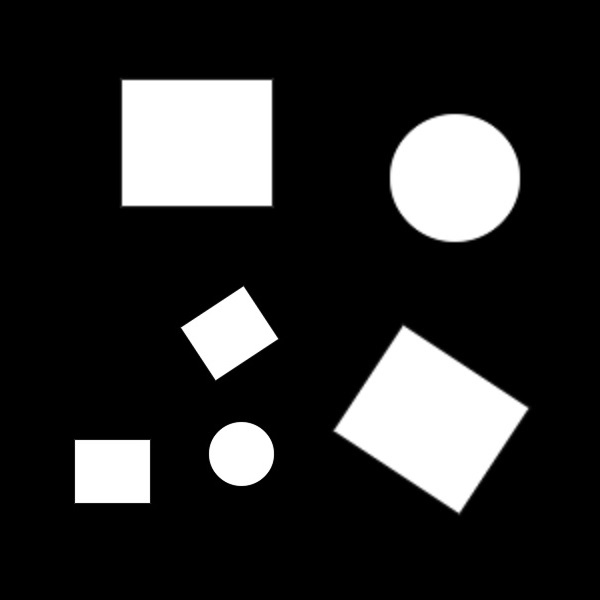
#> input picture Blobs/blobs6.jpg, 600 x 600 px
$ python contador_blobs4.py
#> lines starting #> are read from the running program, lines starting #| are printed output that depends on the picture; after the words box and inside, x2 and y2 are one past the last pixel; in counts of white or black regions, pixels touching at a corner belong together
import cv2
import numpy as np
import matplotlib.pyplot as plt

# Leer la imagen en escala de grises
im = cv2.imread("blobs6.jpg", cv2.IMREAD_GRAYSCALE)
#> im is the input picture: shape (600, 600); min 0, max 255, mean 45.2

# Umbralizar la imagen para que los objetos blancos sean separados del fondo negro
_, thresholded_image = cv2.threshold(im, 57, 255, cv2.THRESH_BINARY)
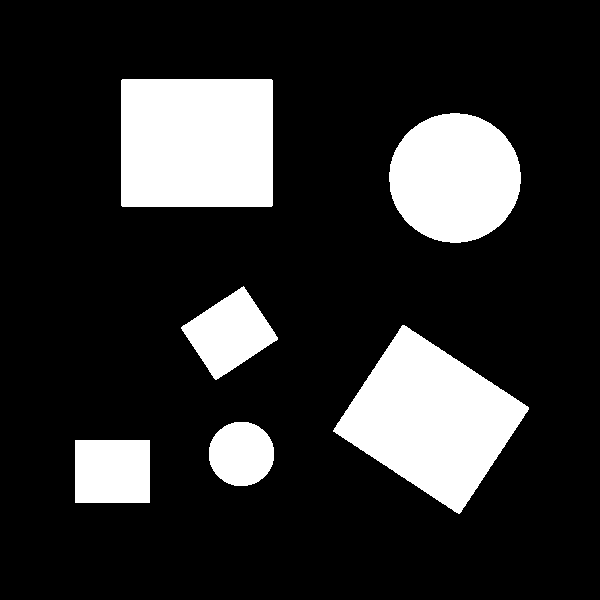
#> thresholded_image: shape (600, 600); 18.1% white; 6 white regions

# Detectar contornos de los objetos blancos
contours, _ = cv2.findContours(thresholded_image, cv2.RETR_EXTERNAL, cv2.CHAIN_APPROX_SIMPLE)
#> contours = 6 contours; box (x1, y1, x2, y2) and area: (333, 325, 529, 514) 19224, (121, 79, 273, 207) 19175, (389, 113, 521, 243) 13215, (181, 286, 278, 380) 4708, (75, 440, 150, 503) 4588, (209, 422, 274, 486) 3231

# Crear una copia de la imagen para dibujar los contornos
im_with_contours = cv2.cvtColor(im, cv2.COLOR_GRAY2BGR)  # Convertir a BGR para dibujar

# Iniciar el contador para los blobs
blob_counter = 1

# Dibujar los contornos detectados y numerar los blobs
for contour in contours:
    # Calcular el centro de cada objeto usando los momentos
    M = cv2.moments(contour)
    if M["m00"] != 0:  # Evitar la división por cero
        cX = int(M["m10"] / M["m00"])
        cY = int(M["m01"] / M["m00"])

        # Dibujar el contorno
        cv2.drawContours(im_with_contours, [contour], -1, (0, 0, 255), 2)  # Rojo para los contornos

        # Dibujar una cruz en el centro del objeto
        size = 10  # Tamaño de la cruz
        cv2.line(im_with_contours, (cX - size, cY), (cX + size, cY), (0, 0, 255), 2)  # Línea horizontal
        cv2.line(im_with_contours, (cX, cY - size), (cX, cY + size), (0, 0, 255), 2)  # Línea vertical

        # Poner el número del blob en el centro
        cv2.putText(im_with_contours, str(blob_counter), (cX - 15, cY - 15), cv2.FONT_HERSHEY_SIMPLEX, 0.5, (0, 0, 255), 2)

        # Incrementar el contador para el siguiente blob
        blob_counter += 1
#> this loop made 6 passes
#> (contour, cX, cY) on pass 1: ([[75, 440], [75, 502], [149, 502], [149, 440]], 112, 471)
#> (cX, cY) on passes 2 to 6: (240, 453), (430, 418), (229, 332), (454, 177), (196, 142)
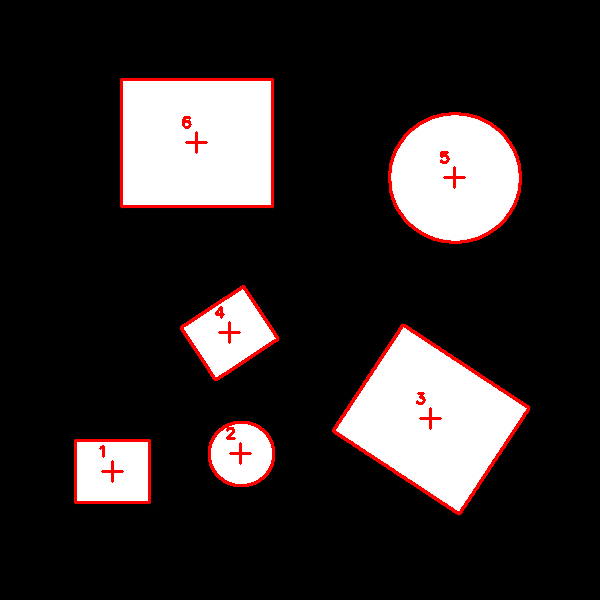
#> im_with_contours: shape (600, 600, 3); 2.42% of pixels changed, all inside (x1, y1, x2, y2) = (74, 78, 530, 515)
#> after the loop, blob_counter = 7

# Crear una figura con Matplotlib para mostrar las imágenes lado a lado
plt.figure(figsize=(12, 6))

# Imagen original
plt.subplot(1, 2, 1)
plt.title("Imagen Original")
plt.imshow(im, cmap="gray")
plt.axis("off")

# Imagen con contornos, cruces y números
plt.subplot(1, 2, 2)
plt.title("Objetos Blancos Detectados con Contornos y Números")
plt.imshow(cv2.cvtColor(im_with_contours, cv2.COLOR_BGR2RGB))  # Convertir a RGB para Matplotlib
plt.axis("off")

plt.tight_layout()
plt.show()
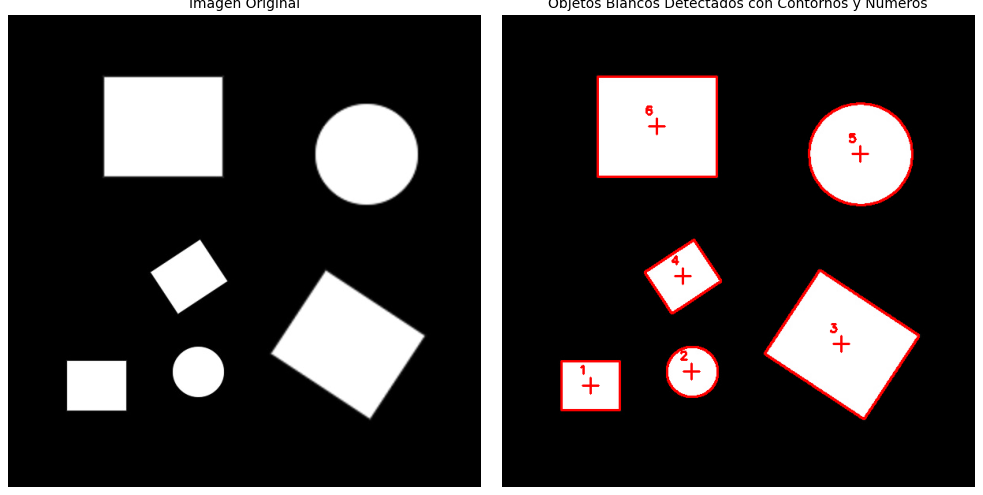
#> figure drawn by matplotlib, 2 panels

$ run again, with Blobs/blobs2.jpg copied over Blobs/blobs6.jpg
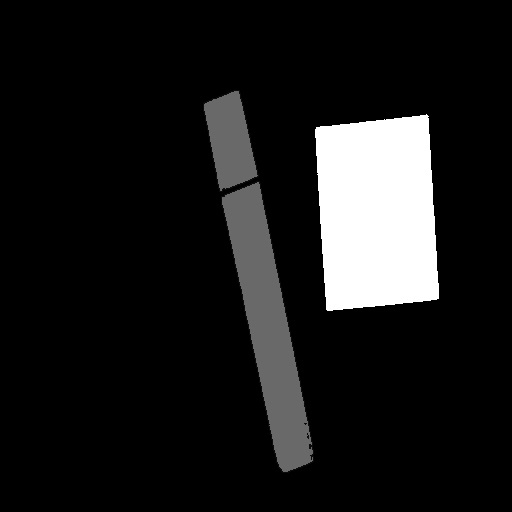
#> input picture Blobs/blobs2.jpg, 512 x 512 px
#> im is the input picture: shape (512, 512); min 0, max 255, mean 26.3
#> thresholded_image: shape (512, 512); 13.5% white; 3 white regions
#> contours = 3 contours; box (x1, y1, x2, y2) and area: (315, 114, 439, 311) 20776, (222, 182, 313, 472) 10592, (204, 91, 258, 191) 3322
#> the loop `for contour in contours:` made 3 passes
#> (cX, cY) on passes 1 to 3: (267, 325), (376, 212), (229, 140)
#> after the loop `for contour in contours:`:
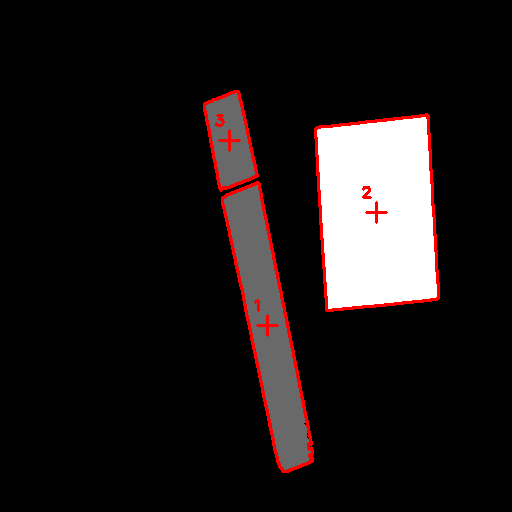
#> im_with_contours: shape (512, 512, 3); 2.08% of pixels changed, all inside (x1, y1, x2, y2) = (203, 90, 440, 473)
#> after the loop `for contour in contours:`: blob_counter = 4
#> `plt.show()`:
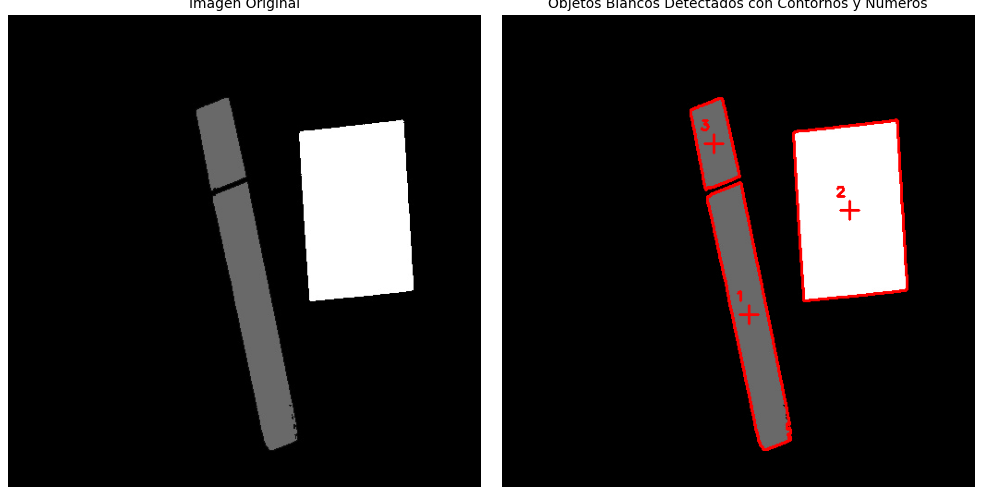
#> figure drawn by matplotlib, 2 panels

$ run again, with Blobs/blobs3.jpg copied over Blobs/blobs6.jpg
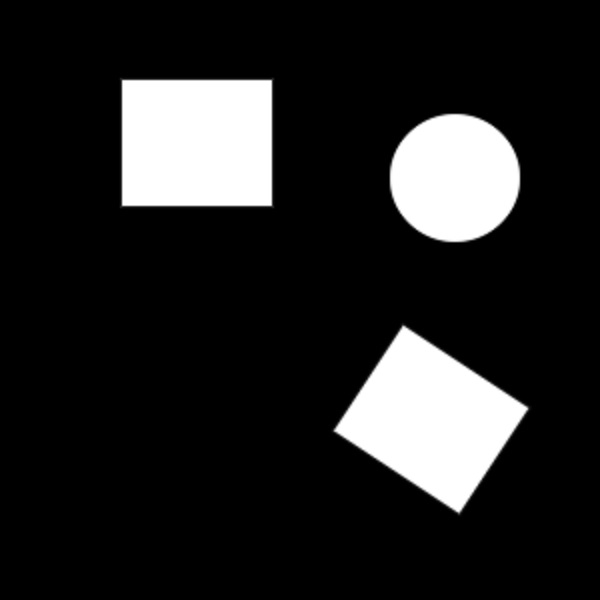
#> input picture Blobs/blobs3.jpg, 600 x 600 px
#> im is the input picture: shape (600, 600); min 0, max 255, mean 36.2
#> thresholded_image: shape (600, 600); 14.5% white; 3 white regions
#> contours = 3 contours; box (x1, y1, x2, y2) and area: (333, 325, 529, 514) 19223, (121, 79, 273, 207) 19175, (389, 113, 521, 243) 13215
#> the loop `for contour in contours:` made 3 passes
#> (cX, cY) on passes 1 to 3: (430, 418), (454, 177), (196, 142)
#> after the loop `for contour in contours:`:
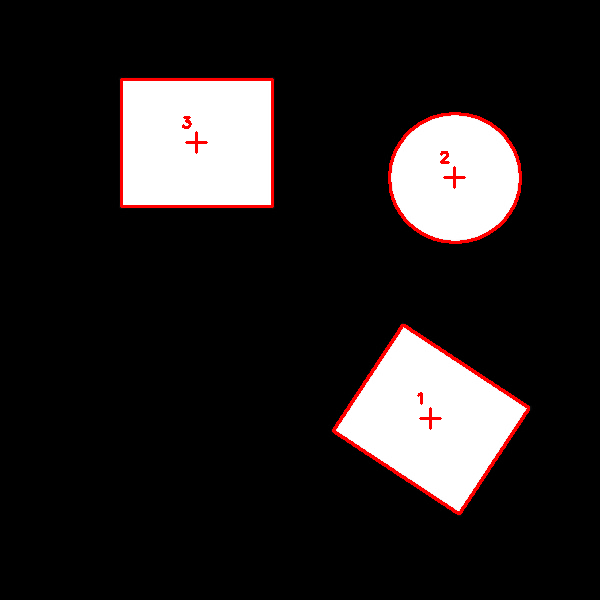
#> im_with_contours: shape (600, 600, 3); 1.56% of pixels changed, all inside (x1, y1, x2, y2) = (120, 78, 530, 515)
#> after the loop `for contour in contours:`: blob_counter = 4
#> `plt.show()`:
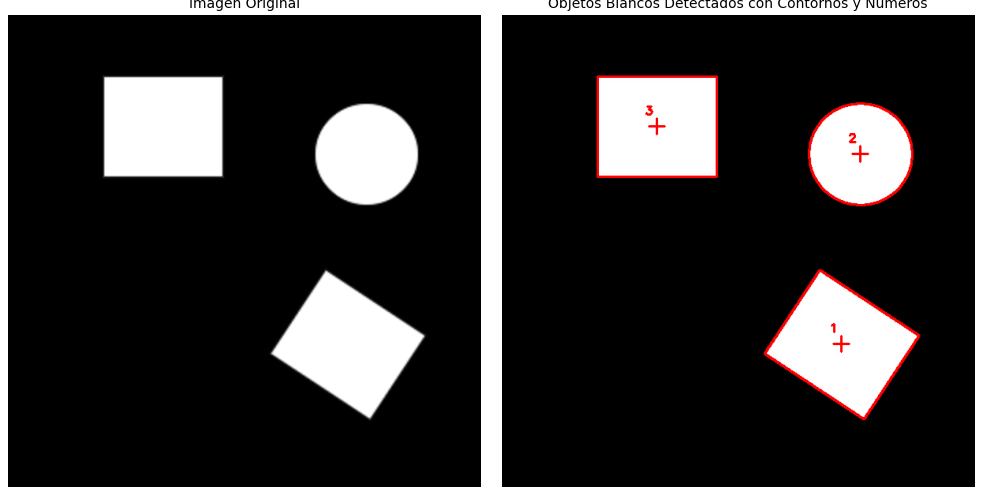
#> figure drawn by matplotlib, 2 panels
